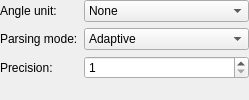
<?xml version="1.0" encoding="UTF-8"?>
<ui version="4.0">
 <class>ConfigWidget</class>
 <widget class="QWidget" name="ConfigWidget">
  <layout class="QVBoxLayout" name="verticalLayout_2">
   <property name="leftMargin">
    <number>0</number>
   </property>
   <property name="topMargin">
    <number>0</number>
   </property>
   <property name="rightMargin">
    <number>0</number>
   </property>
   <property name="bottomMargin">
    <number>0</number>
   </property>
   <item>
    <layout class="QFormLayout" name="formLayout">
     <item row="0" column="0">
      <widget class="QLabel" name="angleUnitLabel">
       <property name="toolTip">
        <string>&lt;html&gt;&lt;head/&gt;&lt;body&gt;&lt;p&gt;The angle unit for trigonometric functions.&lt;/p&gt;&lt;/body&gt;&lt;/html&gt;</string>
       </property>
       <property name="text">
        <string>Angle unit:</string>
       </property>
       <property name="buddy">
        <cstring>angleUnitComboBox</cstring>
       </property>
      </widget>
     </item>
     <item row="0" column="1">
      <widget class="QComboBox" name="angleUnitComboBox">
       <item>
        <property name="text">
         <string>None</string>
        </property>
       </item>
       <item>
        <property name="text">
         <string>Radian</string>
        </property>
       </item>
       <item>
        <property name="text">
         <string>Degree</string>
        </property>
       </item>
       <item>
        <property name="text">
         <string>Gradian</string>
        </property>
       </item>
      </widget>
     </item>
     <item row="2" column="0">
      <widget class="QLabel" name="precisionLabel">
       <property name="toolTip">
        <string>&lt;html&gt;&lt;head/&gt;&lt;body&gt;&lt;p&gt;Precision for approximate calculations.&lt;/p&gt;&lt;/body&gt;&lt;/html&gt;</string>
       </property>
       <property name="text">
        <string>Precision:</string>
       </property>
       <property name="buddy">
        <cstring>precisionSpinBox</cstring>
       </property>
      </widget>
     </item>
     <item row="2" column="1">
      <widget class="QSpinBox" name="precisionSpinBox">
       <property name="minimum">
        <number>1</number>
       </property>
       <property name="maximum">
        <number>128</number>
       </property>
      </widget>
     </item>
     <item row="1" column="0">
      <widget class="QLabel" name="parsingModeLabel">
       <property name="toolTip">
        <string>&lt;html&gt;&lt;head/&gt;&lt;body&gt;&lt;p&gt;The default adaptive mode works as the &amp;quot;parse implicit multiplication first&amp;quot; mode, unless spaces are found (1/5x = 1/(5*x), but 1/5 x = (1/5)*x). In the adaptive mode unit expressions are parsed separately (5 m/5 m/s = (5*m)/(5*(m/s)) = 1 s).&lt;/p&gt;&lt;p&gt;In the &amp;quot;parse implicit multiplication first&amp;quot; mode, implicit multiplication is parsed before explicit multiplication (12/2(1+2) = 12/(2*3) = 2, 5x/5y = (5*x)/(5*y) = x/y). &lt;/p&gt;&lt;p&gt;In the conventional mode implicit multiplication does not differ from explicit multiplication (12/2(1+2) = 12/2*3 = 18, 5x/5y = 5*x/5*y = xy).&lt;/p&gt;&lt;/body&gt;&lt;/html&gt;</string>
       </property>
       <property name="text">
        <string>Parsing mode:</string>
       </property>
       <property name="buddy">
        <cstring>parsingModeComboBox</cstring>
       </property>
      </widget>
     </item>
     <item row="1" column="1">
      <widget class="QComboBox" name="parsingModeComboBox">
       <item>
        <property name="text">
         <string>Adaptive</string>
        </property>
       </item>
       <item>
        <property name="text">
         <string>Implicit multiplication first</string>
        </property>
       </item>
       <item>
        <property name="text">
         <string>Conventional</string>
        </property>
       </item>
      </widget>
     </item>
    </layout>
   </item>
  </layout>
 </widget>
 <resources/>
 <connections/>
</ui>
